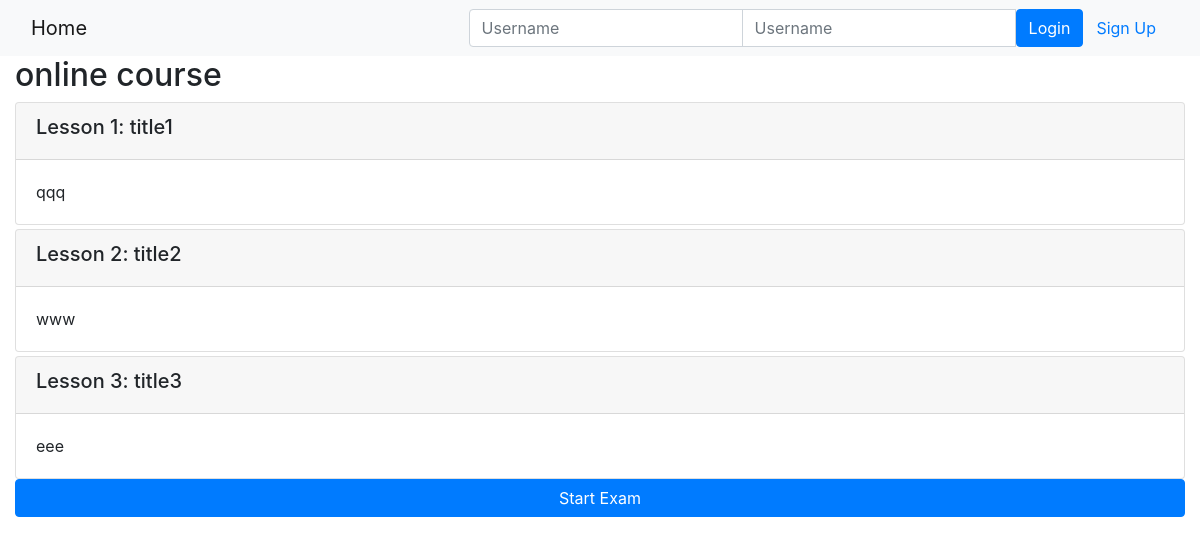
Page /onlinecourse/1/ on the committed database.
### onlinecourse/models.py (models this page shows, shortened)
class Course(models.Model):
    name = models.CharField(null=False, max_length=30, default='online course')
    image = models.ImageField(upload_to='course_images/')
    description = models.CharField(max_length=1000)
    pub_date = models.DateField(null=True)
    instructors = models.ManyToManyField(Instructor)
    users = models.ManyToManyField(settings.AUTH_USER_MODEL, through='Enrollment')
    total_enrollment = models.IntegerField(default=0)
    is_enrolled = False

class Lesson(models.Model):
    title = models.CharField(max_length=200, default="title")
    order = models.IntegerField(default=0)
    course = models.ForeignKey(Course, on_delete=models.CASCADE)
    content = models.TextField()

### onlinecourse/views.py (the view)
# urls.py: path('<int:pk>/', views.CourseDetailView.as_view(), name='course_details'),
class CourseDetailView(generic.DetailView):
    model = Course
    template_name = 'onlinecourse/course_detail_bootstrap.html'

### onlinecourse/templates/onlinecourse/course_detail_bootstrap.html (shortened to what this page needs)
<!DOCTYPE html>
<html lang="en">
<head>
     {% load static %}
    <link rel="stylesheet" href="https://maxcdn.bootstrapcdn.com/bootstrap/4.5.2/css/bootstrap.min.css">
</head>
<body>
    <nav class="navbar navbar-light bg-light">
        <div class="container-fluid">
            <div class="navbar-header">
                  <a class="navbar-brand" href="{% url 'onlinecourse:index' %}">Home</a>
            </div>
            <ul class="nav navbar-nav navbar-right">
                {% if user.is_authenticated %}
                <li>
                    <a class="btn btn-link" href="#">{{ user.first_name }}({{ user.username }})</a>
                    <a class="btn btn-link" href="{% url 'onlinecourse:logout' %}">Logout</a>
                </li>
                {% else %}
                <li>
                    <form class="form-inline" action="{% url 'onlinecourse:login' %}" method="post">
                        <div class="input-group">
                            <input type="text" class="form-control" placeholder="Username" name="username" >
                            <input type="password" class="form-control" placeholder="Username" name="psw" >
                            <button class="btn btn-primary" type="submit">Login</button>
                            <a class="btn btn-link" href="{% url 'onlinecourse:registration' %}">Sign Up</a>
                        </div>
                    </form>
                </li>
                {% endif %}
            </ul>
        </div>
    </nav>
    <div class="container-fluid">
            <h2>{{ course.name }}</h2>
            <div class="card-columns-vertical">
                {% for lesson in course.lesson_set.all %}
                    <div class="card mt-1">
                        <div class="card-header"><h5>Lesson {{lesson.order|add:1}}: {{lesson.title}}</h5></div>
                        <div class="card-body">{{lesson.content}}</div>
                    </div>
                {% endfor %}
            </div>
             <button type="button" class="btn btn-primary btn-block" data-toggle="collapse" data-target="#exam">
                Start Exam
            </button>
    </div>
</body>
</html>

### rows in the picture
Course: name "online course"
Lesson: order|add "1", title "title1", content "qqq"
Lesson: order|add "2", title "title2", content "www"
Lesson: order|add "3", title "title3", content "eee"
